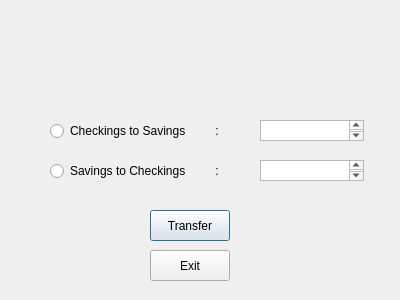
<?xml version="1.0" encoding="UTF-8"?>
<ui version="4.0">
 <class>TransferDirection</class>
 <widget class="QDialog" name="TransferDirection">
  <property name="geometry">
   <rect>
    <x>0</x>
    <y>0</y>
    <width>400</width>
    <height>300</height>
   </rect>
  </property>
  <property name="windowTitle">
   <string>Dialog</string>
  </property>
  <widget class="QRadioButton" name="ctosButton">
   <property name="geometry">
    <rect>
     <x>50</x>
     <y>120</y>
     <width>191</width>
     <height>22</height>
    </rect>
   </property>
   <property name="text">
    <string>Checkings to Savings         :</string>
   </property>
  </widget>
  <widget class="QRadioButton" name="stocButton">
   <property name="geometry">
    <rect>
     <x>50</x>
     <y>160</y>
     <width>191</width>
     <height>22</height>
    </rect>
   </property>
   <property name="text">
    <string>Savings to Checkings         :</string>
   </property>
  </widget>
  <widget class="QTextEdit" name="ctosTextEdit">
   <property name="geometry">
    <rect>
     <x>260</x>
     <y>120</y>
     <width>104</width>
     <height>21</height>
    </rect>
   </property>
  </widget>
  <widget class="QTextEdit" name="stocTextEdit">
   <property name="geometry">
    <rect>
     <x>260</x>
     <y>160</y>
     <width>104</width>
     <height>21</height>
    </rect>
   </property>
  </widget>
  <widget class="QPushButton" name="transferButton">
   <property name="geometry">
    <rect>
     <x>150</x>
     <y>210</y>
     <width>80</width>
     <height>31</height>
    </rect>
   </property>
   <property name="text">
    <string>Transfer</string>
   </property>
  </widget>
  <widget class="QPushButton" name="exitButton">
   <property name="geometry">
    <rect>
     <x>150</x>
     <y>250</y>
     <width>80</width>
     <height>31</height>
    </rect>
   </property>
   <property name="text">
    <string>Exit</string>
   </property>
  </widget>
 </widget>
 <resources/>
 <connections/>
</ui>
